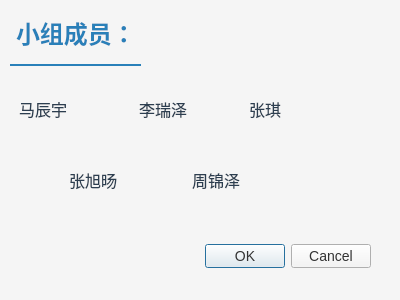
<?xml version="1.0" encoding="UTF-8"?>
<ui version="4.0">
 <class>About</class>
 <widget class="QDialog" name="About">
  <property name="geometry">
   <rect>
    <x>0</x>
    <y>0</y>
    <width>400</width>
    <height>300</height>
   </rect>
  </property>
  <property name="windowTitle">
   <string>Dialog</string>
  </property>
  <property name="styleSheet">
   <string notr="true">background-color: #f5f5f5; /* 浅灰色背景 */
color: #333333; /* 深灰色文字 */
font-family: &quot;Segoe UI&quot;, Arial, sans-serif; /* 设置字体 */
font-size: 14px; /* 默认字体大小 */
</string>
  </property>
  <widget class="QDialogButtonBox" name="buttonBox">
   <property name="geometry">
    <rect>
     <x>30</x>
     <y>240</y>
     <width>341</width>
     <height>32</height>
    </rect>
   </property>
   <property name="orientation">
    <enum>Qt::Orientation::Horizontal</enum>
   </property>
   <property name="standardButtons">
    <set>QDialogButtonBox::StandardButton::Cancel|QDialogButtonBox::StandardButton::Ok</set>
   </property>
  </widget>
  <widget class="QLabel" name="label">
   <property name="geometry">
    <rect>
     <x>10</x>
     <y>10</y>
     <width>131</width>
     <height>71</height>
    </rect>
   </property>
   <property name="styleSheet">
    <string notr="true"> QLabel{font-size: 24px; /* 更大字体 */
    font-weight: bold; /* 加粗 */
    color: #2980b9; /* 蓝色文字 */
    border-bottom: 2px solid #2980b9; /* 底部蓝色边框 */
    padding-bottom: 10px; /* 增加底部空间 */
    margin-bottom: 15px; /* 与下面内容的距离 */
}
/* 鼠标悬停效果 */
QLabel:hover {
    color: #16a085; /* 绿色文字 */
    text-decoration: underline; /* 添加下划线 */
}
</string>
   </property>
   <property name="text">
    <string>小组成员：</string>
   </property>
  </widget>
  <widget class="QWidget" name="horizontalLayoutWidget_2">
   <property name="geometry">
    <rect>
     <x>60</x>
     <y>140</y>
     <width>239</width>
     <height>80</height>
    </rect>
   </property>
   <layout class="QHBoxLayout" name="horizontalLayout_2">
    <item>
     <widget class="QLabel" name="label_5">
      <property name="styleSheet">
       <string notr="true">QLabel {
    background: transparent; /* 背景透明 */
    color: #2c3e50; /* 深蓝灰色文字 */
    font-size: 16px; /* 字体稍大 */
    border: none; /* 无边框 */
    padding: 5px; /* 内间距 */
    text-align: center; /* 居中对齐 */
	font: 18pt &quot;隶书&quot;;
}</string>
      </property>
      <property name="text">
       <string>张旭旸</string>
      </property>
     </widget>
    </item>
    <item>
     <widget class="QLabel" name="label_4">
      <property name="styleSheet">
       <string notr="true">QLabel {
    background: transparent; /* 背景透明 */
    color: #2c3e50; /* 深蓝灰色文字 */
    font-size: 16px; /* 字体稍大 */
    border: none; /* 无边框 */
    padding: 5px; /* 内间距 */
    text-align: center; /* 居中对齐 */
	font: 18pt &quot;隶书&quot;;
}</string>
      </property>
      <property name="text">
       <string>周锦泽</string>
      </property>
     </widget>
    </item>
   </layout>
  </widget>
  <widget class="QLabel" name="label_2">
   <property name="geometry">
    <rect>
     <x>10</x>
     <y>70</y>
     <width>115</width>
     <height>78</height>
    </rect>
   </property>
   <property name="styleSheet">
    <string notr="true">QLabel {
    background: transparent; /* 背景透明 */
    color: #2c3e50; /* 深蓝灰色文字 */
    font-size: 16px; /* 字体稍大 */
    border: none; /* 无边框 */
    padding: 5px; /* 内间距 */
    text-align: center; /* 居中对齐 */
	font: 18pt &quot;隶书&quot;;
}</string>
   </property>
   <property name="text">
    <string>马辰宇</string>
   </property>
  </widget>
  <widget class="QLabel" name="label_6">
   <property name="geometry">
    <rect>
     <x>130</x>
     <y>70</y>
     <width>161</width>
     <height>78</height>
    </rect>
   </property>
   <property name="styleSheet">
    <string notr="true">QLabel {
    background: transparent; /* 背景透明 */
    color: #2c3e50; /* 深蓝灰色文字 */
    font-size: 16px; /* 字体稍大 */
    border: none; /* 无边框 */
    padding: 5px; /* 内间距 */
    text-align: center; /* 居中对齐 */
	font: 18pt &quot;隶书&quot;;
}</string>
   </property>
   <property name="text">
    <string>李瑞泽</string>
   </property>
  </widget>
  <widget class="QLabel" name="label_3">
   <property name="geometry">
    <rect>
     <x>240</x>
     <y>70</y>
     <width>329</width>
     <height>78</height>
    </rect>
   </property>
   <property name="styleSheet">
    <string notr="true">QLabel {
    background: transparent; /* 背景透明 */
    color: #2c3e50; /* 深蓝灰色文字 */
    font-size: 16px; /* 字体稍大 */
    border: none; /* 无边框 */
    padding: 5px; /* 内间距 */
    text-align: center; /* 居中对齐 */
	font: 18pt &quot;隶书&quot;;
}</string>
   </property>
   <property name="text">
    <string>张琪</string>
   </property>
  </widget>
 </widget>
 <resources/>
 <connections>
  <connection>
   <sender>buttonBox</sender>
   <signal>accepted()</signal>
   <receiver>About</receiver>
   <slot>accept()</slot>
   <hints>
    <hint type="sourcelabel">
     <x>248</x>
     <y>254</y>
    </hint>
    <hint type="destinationlabel">
     <x>157</x>
     <y>274</y>
    </hint>
   </hints>
  </connection>
  <connection>
   <sender>buttonBox</sender>
   <signal>rejected()</signal>
   <receiver>About</receiver>
   <slot>reject()</slot>
   <hints>
    <hint type="sourcelabel">
     <x>316</x>
     <y>260</y>
    </hint>
    <hint type="destinationlabel">
     <x>286</x>
     <y>274</y>
    </hint>
   </hints>
  </connection>
 </connections>
</ui>
